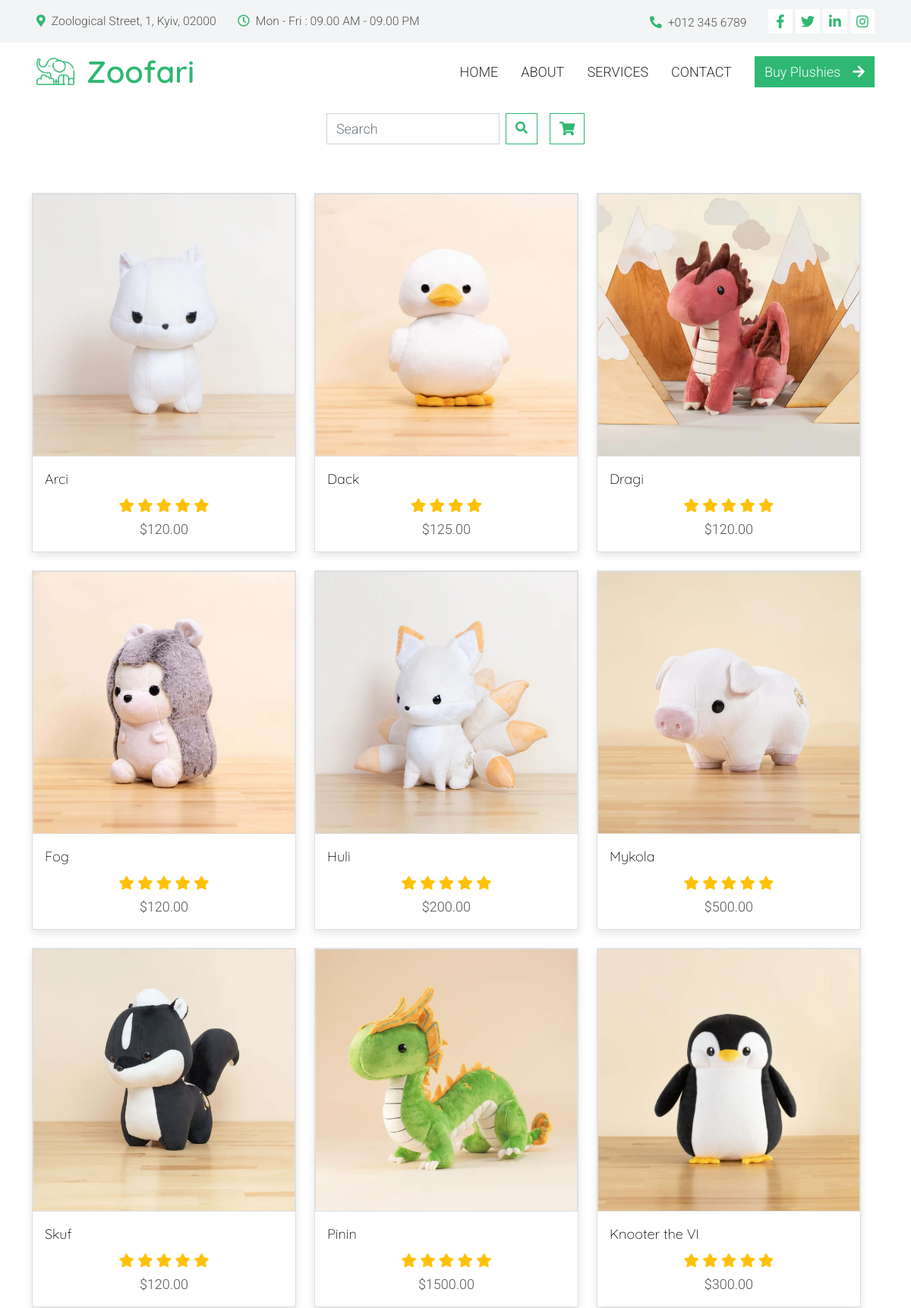
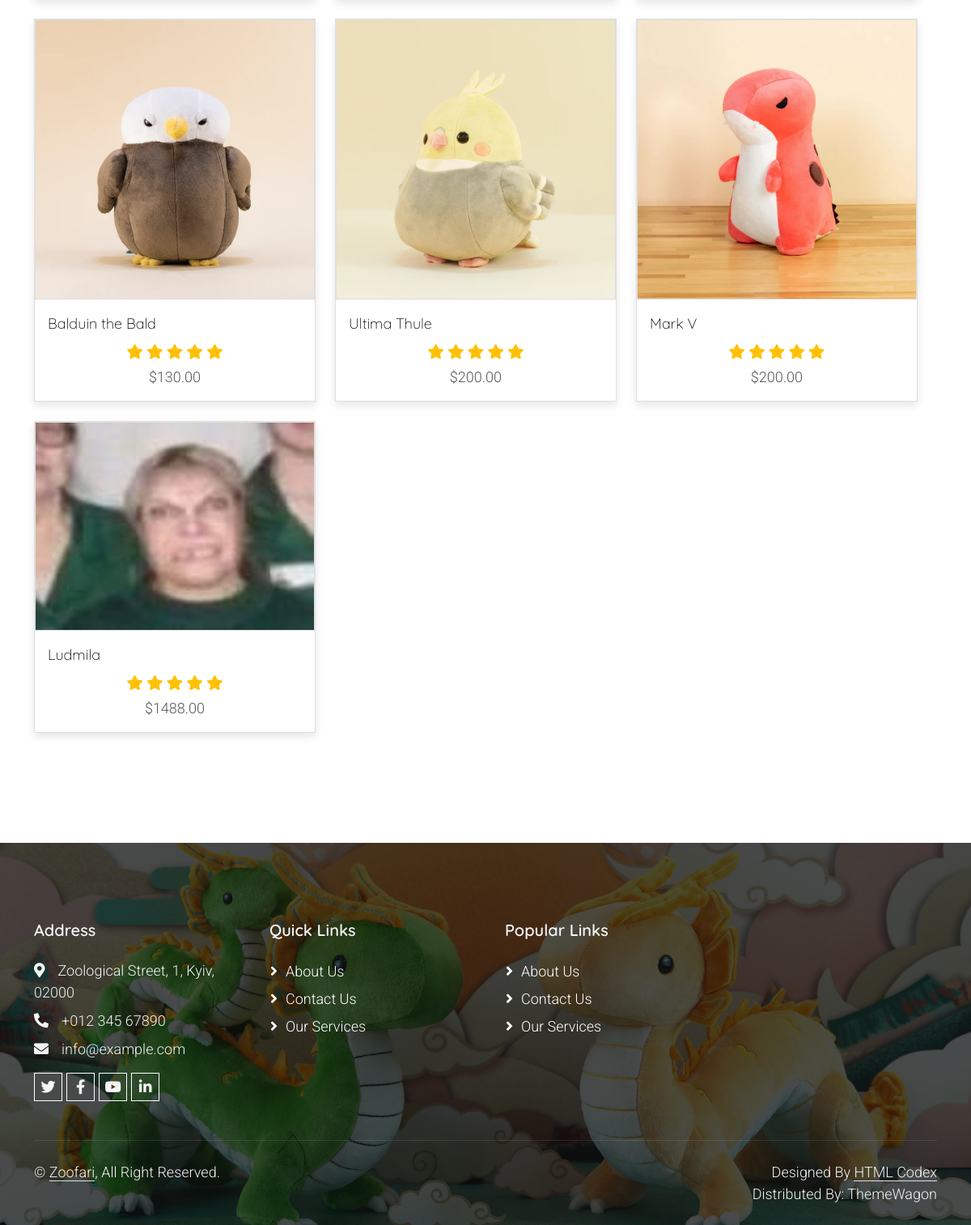
The app's page /shop/ with its own data (2 pictures, top to bottom).
### online_shop/mvc/models/models.py (models this page shows, shortened)
class Product(models.Model):
    name = models.CharField(max_length=100)
    description = models.TextField()
    price = models.DecimalField(max_digits=10, decimal_places=2)
    image = models.ImageField(upload_to='products/')
    rating = models.IntegerField(default=0)# Нове поле для рейтингу
    specifications = models.TextField(blank=True)  # Нове поле для специфікацій

### online_shop/mvc/views/views.py (the view)
# urls.py: path('shop/', shop, name='shop'),
def shop(request):
    query = request.GET.get('query', '')  # Отримання пошукового запиту з GET-параметра
    if query:
        products = Product.objects.filter(name__icontains=query)  # Фільтрує товари за назвою
    else:
        products = Product.objects.all()  # Повертає всі товари, якщо пошуковий запит відсутній
    context = {
        'products': products,
    }
    return render(request, 'shop/shop.html', context)

### online_shop/mvc/templates/shop/shop.html (shortened to what this page needs)
{% extends "base.html" %}
{% load static %}
{% block content %}
<div class="container-fluid bg-white py-3 text-center">
    <div class="row justify-content-center align-items-center">
        <div class="col-md-8">
            <div class="d-flex justify-content-center align-items-center">
                <form class="d-flex me-3" action="{% url 'shop' %}" method="get">
                    <input class="form-control me-2" type="search" placeholder="Search" aria-label="Search" name="query">
                    <button class="btn btn-outline-primary" type="submit">
                        <i class="fa fa-search"></i>
                    </button>
                </form>
                <a class="btn btn-outline-primary" href="{% url 'cart' %}">
                    <i class="fas fa-shopping-cart"></i>
                </a>
            </div>
        </div>
    </div>
</div>
    <div class="container py-5">
        <div class="row">
                <div class="row">
                    {%for product in products%}
                    <div class="col-md-4">
                        <div class="card mb-4 product-wap rounded-0">
                            <div class="card rounded-0">
                                <img class="card-img rounded-0 img-fluid" src='{{product.image.url}}'>
                            </div>
                            <div class="card-body">
                                <a href="{% url 'shop_single' product.id%}" class="h3 text-decoration-none">{{product.name}}</a>
                                <ul class="w-100 list-unstyled d-flex justify-content-between mb-0">
                                </ul>
                                <ul class="list-unstyled d-flex justify-content-center mb-1">
                                    <li>
                                        {% for _ in "x"|rjust:product.rating %}
                                            <i class="text-warning fa fa-star"></i>
                                        {% endfor %}
                                    </li>
                                </ul>
                                <p class="text-center mb-0">${{product.price}}</p>
                            </div>
                        </div>
                    </div>
                    {% endfor %}
                </div>
                <div div="row">
                </div>
            </div>
        </div>
{% endblock %}

### online_shop/mvc/templates/base.html (shortened to what this page needs)
{%load static%}
<!DOCTYPE html>
<html lang="en">
<head>
    <link rel="stylesheet" href="{% static  'assets/css/bootstrap.min.css' %}">
    <link rel="stylesheet" href="{% static  'assets/css/templatemo.css' %}">
    <link rel="stylesheet" href="{% static  'assets/css/custom.css' %}">
    <link rel="stylesheet" href="{% static  'assets/css/fontawesome.min.css' %}">
    <link
      href="https://cdnjs.cloudflare.com/ajax/libs/font-awesome/5.10.0/css/all.min.css"
      rel="stylesheet"
    />
    <link
      href="https://cdn.jsdelivr.net/npm/bootstrap-icons@1.4.1/font/bootstrap-icons.css"
      rel="stylesheet"
    />
    <link href="{%static 'lib/animate/animate.min.css'%}" rel="stylesheet" />
    <link href="{%static 'lib/lightbox/css/lightbox.min.css'%}" rel="stylesheet" />
    <link href="{%static 'lib/owlcarousel/assets/owl.carousel.min.css'%}" rel="stylesheet" />
    <link href="{% static 'css/bootstrap.min.css' %}" rel="stylesheet" />
    <link href="{% static 'css/style.css' %}" rel="stylesheet" />
</head>
<body>
{% include 'includes/navbar.html' %}
{% block content %}{% endblock %}
{% include 'includes/footer.html' %}
</body>
</html>

### online_shop/mvc/templates/includes/navbar.html (shortened to what this page needs)
{%load static%}
    <div class="container-fluid bg-light p-0 wow fadeIn" data-wow-delay="0.1s">
      <div class="row gx-0 d-none d-lg-flex">
        <div class="col-lg-7 px-5 text-start">
          <div class="h-100 d-inline-flex align-items-center py-3 me-4">
            <small class="fa fa-map-marker-alt text-primary me-2"></small>
            <small>Zoological Street, 1, Kyiv, 02000</small>
          </div>
          <div class="h-100 d-inline-flex align-items-center py-3">
            <small class="far fa-clock text-primary me-2"></small>
            <small>Mon - Fri : 09.00 AM - 09.00 PM</small>
          </div>
        </div>
        <div class="col-lg-5 px-5 text-end">
          <div class="h-100 d-inline-flex align-items-center py-3 me-4">
            <small class="fa fa-phone-alt text-primary me-2"></small>
            <small>+012 345 6789</small>
          </div>
          <div class="h-100 d-inline-flex align-items-center">
            <a class="btn btn-sm-square bg-white text-primary me-1" href=""
              ><i class="fab fa-facebook-f"></i
            ></a>
            <a class="btn btn-sm-square bg-white text-primary me-1" href=""
              ><i class="fab fa-twitter"></i
            ></a>
            <a class="btn btn-sm-square bg-white text-primary me-1" href=""
              ><i class="fab fa-linkedin-in"></i
            ></a>
            <a class="btn btn-sm-square bg-white text-primary me-0" href=""
              ><i class="fab fa-instagram"></i
            ></a>
          </div>
        </div>
      </div>
    </div>
    <nav
      class="navbar navbar-expand-lg bg-white navbar-light sticky-top py-lg-0 px-4 px-lg-5 wow fadeIn"
      data-wow-delay="0.1s"
    >
      <a href="{% url 'index'%}" class="navbar-brand p-0">
        <img class="img-fluid me-3" src="{%static  'img/icon/icon-10.png'%}" alt="Icon" />
        <h1 class="m-0 text-primary">Zoofari</h1>
      </a>
      <div class="collapse navbar-collapse py-4 py-lg-0" id="navbarCollapse">
        <div class="navbar-nav ms-auto">
          <a href="{% url 'index' %}" class="nav-item nav-link ">Home</a>
          <a href="{% url 'about'%}" class="nav-item nav-link">About</a>
          <a href="{% url 'service'%}" class="nav-item nav-link">Services</a>
          <a href="{% url 'contact'%}" class="nav-item nav-link">Contact</a>
        </div>
        <a href="{% url 'shop'%}" class="btn btn-primary"
          >Buy Plushies<i class="fa fa-arrow-right ms-3"></i
        ></a>
      </div>
    </nav>

### online_shop/mvc/templates/includes/footer.html
    <div
      class="container-fluid footer bg-dark text-light footer mt-5 pt-5 wow fadeIn"
      data-wow-delay="0.1s"
    >
      <div class="container py-5">
        <div class="row g-5">
          <div class="col-lg-3 col-md-6">
            <h5 class="text-light mb-4">Address</h5>
            <p class="mb-2">
              <i class="fa fa-map-marker-alt me-3"></i>Zoological Street, 1, Kyiv, 02000
            </p>
            <p class="mb-2">
              <i class="fa fa-phone-alt me-3"></i>+012 345 67890
            </p>
            <p class="mb-2">
              <i class="fa fa-envelope me-3"></i>info@example.com
            </p>
            <div class="d-flex pt-2">
              <a class="btn btn-outline-light btn-social" href=""
                ><i class="fab fa-twitter"></i
              ></a>
              <a class="btn btn-outline-light btn-social" href=""
                ><i class="fab fa-facebook-f"></i
              ></a>
              <a class="btn btn-outline-light btn-social" href=""
                ><i class="fab fa-youtube"></i
              ></a>
              <a class="btn btn-outline-light btn-social" href=""
                ><i class="fab fa-linkedin-in"></i
              ></a>
            </div>
          </div>
          <div class="col-lg-3 col-md-6">
            <h5 class="text-light mb-4">Quick Links</h5>
            <a class="btn btn-link" href="">About Us</a>
            <a class="btn btn-link" href="">Contact Us</a>
            <a class="btn btn-link" href="">Our Services</a>
          </div>
          <div class="col-lg-3 col-md-6">
            <h5 class="text-light mb-4">Popular Links</h5>
            <a class="btn btn-link" href="">About Us</a>
            <a class="btn btn-link" href="">Contact Us</a>
            <a class="btn btn-link" href="">Our Services</a>
          </div>
        </div>
      </div>
      <div class="container">
        <div class="copyright">
          <div class="row">
            <div class="col-md-6 text-center text-md-start mb-3 mb-md-0">
              &copy; <a class="border-bottom" href="#">Zoofari</a>, All
              Right Reserved.
            </div>
            <div class="col-md-6 text-center text-md-end">
              Designed By
              <a class="border-bottom" href="https://htmlcodex.com"
                >HTML Codex</a
              >
              <br />Distributed By:
              <a href="https://themewagon.com" target="_blank">ThemeWagon</a>
            </div>
          </div>
        </div>
      </div>
    </div>

### online_shop/mvc/templates/includes/scripts.html (shortened to what this page needs)
{%load static%}

### static/assets/css/templatemo.css (style rules this page uses)
body, ul, li, p, a, label, input, div { font-family: 'Roboto', sans-serif; font-size: 18px !important; font-weight: 300 !important; }
.h3 { font-family: 'Roboto', sans-serif; font-size: 22px !important; }
.text-warning { color: #ede861 !important; }
.text-light { color: #cfd6e1 !important; }
.bg-dark { background-color: #212934 !important; }
.bg-light { background-color: #e9eef5 !important; }
.product-wap { box-shadow: 0px 5px 10px 0px rgba(0, 0, 0, 0.10); }
.card.product-wap a { color: #000; }
.form-control { border: 1px solid #e8e8e8; }
.product-wap .h3, .product-wap li, .product-wap i, .product-wap p { font-size: 12px !important; }
@media (min-width: 992px) { .product-wap .h3, .product-wap li, .product-wap i, .product-wap p { font-size: 18px !important; } }

### static/css/style.css (style rules this page uses)
:root { --primary: #2EB872; --light: #F3F4F5; --dark: #282F34; }
.btn { font-weight: 500; transition: .5s; }
.btn.btn-primary, .btn.btn-secondary { color: #FFFFFF; }
.btn-sm-square { width: 32px; height: 32px; }
.btn-square, .btn-sm-square, .btn-lg-square { padding: 0; display: flex; align-items: center; justify-content: center; font-weight: normal; }
.navbar.sticky-top { top: -100px; transition: .5s; }
.navbar .navbar-brand { display: flex; align-items: center; }
.navbar .navbar-brand img { max-height: 50px; }
.navbar .navbar-nav .nav-link { margin-right: 30px; padding: 25px 0; color: #FFFFFF; font-size: 15px; font-weight: 500; text-transform: uppercase; outline: none; }
.navbar .navbar-nav .nav-link { color: var(--dark); font-weight: 500; }
.footer { background: linear-gradient(rgba(0, 0, 0, .7), rgba(0, 0, 0, .7)), url(../img/bg-2.jpg) center center no-repeat; background-size: cover; }
.footer .btn.btn-social { margin-right: 5px; width: 35px; height: 35px; display: flex; align-items: center; justify-content: center; color: var(--light); border: 1px solid #FFFFFF; transition: .3s; }
.footer .btn.btn-link { display: block; margin-bottom: 5px; padding: 0; text-align: left; color: #FFFFFF; font-size: 15px; font-weight: normal; text-transform: capitalize; transition: .3s; }
.footer .btn.btn-link::before { position: relative; content: "\f105"; font-family: "Font Awesome 5 Free"; font-weight: 900; margin-right: 10px; }
.footer .copyright { padding: 25px 0; font-size: 15px; border-top: 1px solid rgba(256, 256, 256, .1); }
.footer .copyright a { color: var(--light); }

### records on screen
Product: image (picture), name "Arci", rating 5 (drawn), price "120.00"
Product: image (picture), name "Dack", rating 4 (drawn), price "125.00"
Product: image (picture), name "Dragi", rating 5 (drawn), price "120.00"
Product: image (picture), name "Fog", rating 5 (drawn), price "120.00"
Product: image (picture), name "Huli", rating 5 (drawn), price "200.00"
Product: image (picture), name "Mykola", rating 5 (drawn), price "500.00"
Product: image (picture), name "Skuf", rating 5 (drawn), price "120.00"
Product: image (picture), name "Pinin", rating 5 (drawn), price "1500.00"
Product: image (picture), name "Knooter the VI", rating 5 (drawn), price "300.00"
Product: image (picture), name "Balduin the Bald", rating 5 (drawn), price "130.00"
Product: image (picture), name "Ultima Thule", rating 5 (drawn), price "200.00"
Product: image (picture), name "Mark V", rating 5 (drawn), price "200.00"
Product: image (picture), name "Ludmila", rating 5 (drawn), price "1488.00"
